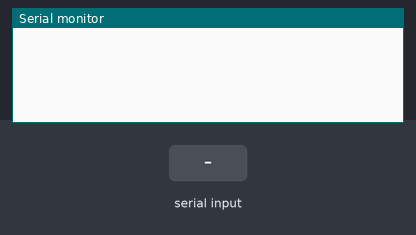
Bench run of a sketch on a simulated Arduino Uno, built with avr-gcc and run on an emulated ATmega328P. On the bench: the last lines printed to the serial monitor. Inputs (shaded band) come from the test bench.

Above: at 1.2 s.
1.3 s: "ALL" received over Serial
At 3.3 s:
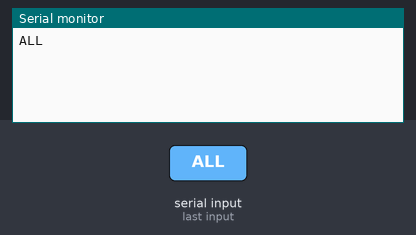
At 4.7 s:
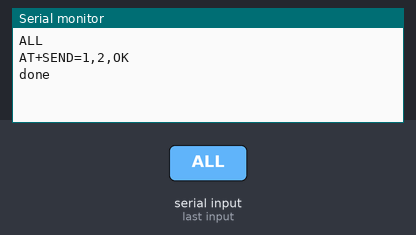

The sketch:

loratest.ino
```cpp
unsigned long lastTransmission;
const int interval = 3000;

void setup() {
  Serial.begin(9600);
  // put your setup code here, to run once:
  //Serial.println("AT+SEND=1,3,ALL");
}

void loop() {
  // put your main code here, to run repeatedly:
  if (Serial.available()) {


    String incomingString = Serial.readString();
    if(incomingString == ""){
      return;
    }
    int delimiter, delimiter_1, delimiter_2;
    delimiter = incomingString.indexOf(",");
    delimiter_1 = incomingString.indexOf(",", delimiter + 1);
    delimiter_2 = incomingString.indexOf(",", delimiter_1 + 1);

    String message = incomingString.substring(delimiter_1 + 1, delimiter_2);
    Serial.println(message);
    if(message == "ALL"){
      delay(1000);
      Serial.println("AT+SEND=1,2,OK");
      Serial.println("done");
      delay(3000);
    }


  }
  delay(1000);
  /*if(millis() > lastTransmission + interval){
    Serial.println("AT+SEND=2,5,HELLO");
    lastTransmission = millis();
    }*/
}
```

Measured:
- after the input at 1.3 s, the serial monitor: prints a new line after 1.7 s (image 1)
